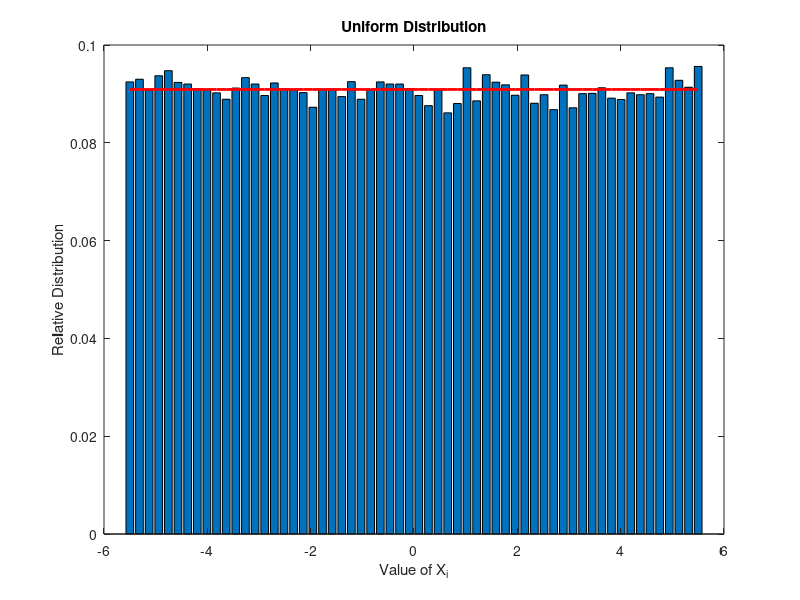
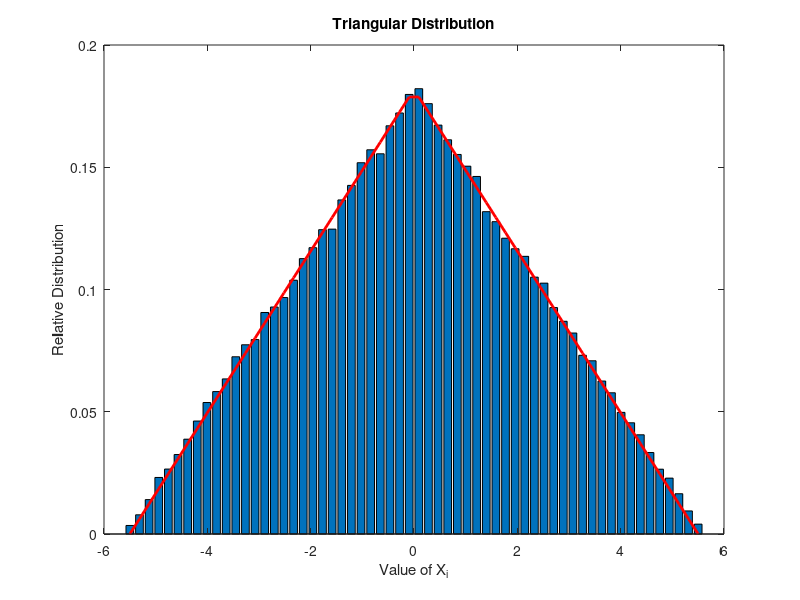
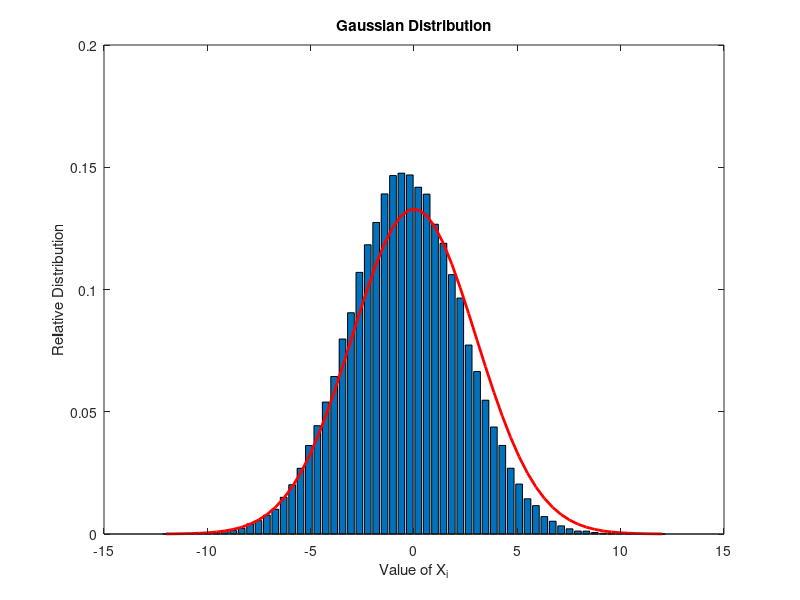
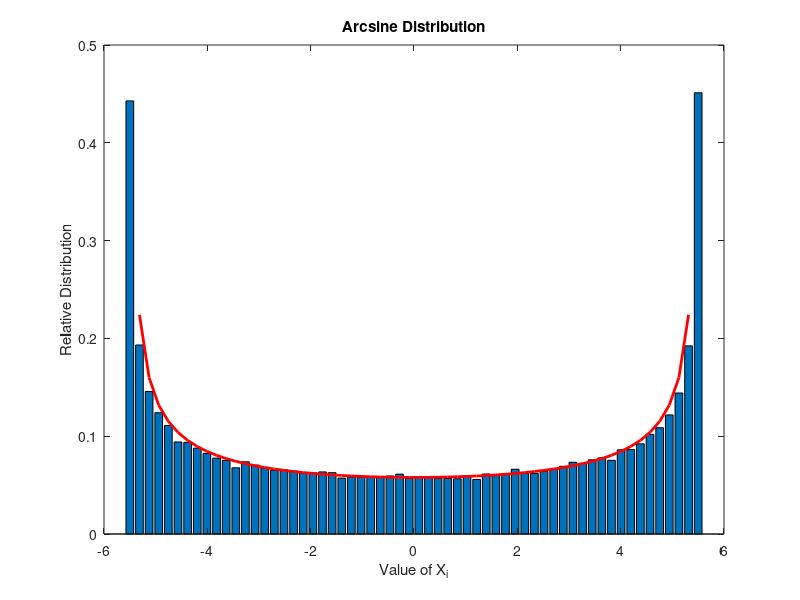

Write MATLAB code to recreate these figures, in order.
%*************************************************************************
% Joel M. Brigida
% STA4821-002: 
% Dr. Valentine Aalo
% Homework #4: Due August 1st, 2021
%*************************************************************************
clear;                      % clear saved variables
clc;                        % clear command window

% setup global variables:
Znum = [9 2 3 4 5 6 7 8];   % Z# stored as an array
b = mean(Znum);          	% b = sample interval size (not for gaussian)
var = max(Znum);            % sample variance = mean of Z#
sigma = sqrt(var);          % sample std dev for gaussian calculation

n = 100000;             	% n = number of random samples to generate
m = 60;                     % m = # of intervals for bar graph histogram

%*************************************************************************
%% Problem #1: Uniform Distribution

% Algorithm to generate random variable Q in interval (-b, b):
% X = (2 * b) * U - b
V1 = 2 * b * rand(1, n) - b;   	% rand creates 1 row, n column matrix
Y1 = hist(V1, m) / n;           % hist Y axis becomes relative frequency
X1 = linspace(-b, b, m);        % define X axis for histogram as array

% NOTES:
% 1) hist(Q, m) generates histogram w/ var Q plotted over 'm' intervals
% 2) hist(Q, m) / n changes Y axis to a percentile relative 
%   scale rather than a total count scale.
% 3) Y = hist(Q, m) / n stores numerical values only, not X values for 
%   plot, and Y is stored as an array / vector of length 'm'.
% 4) Defining X1 = linspace(-b , b, m) defines the X axis for the histogram
% as an array.

disp('Uniform Distribution Interval Probabilities:')
disp([X1',Y1']);              % display probabilities for each bin.

% Determine range of intervals for histogram:
x1a = find(-b / 8 <= X1 & X1 <= b / 8);             % Range #1
x2a = find(-b / 4 <= X1 & X1 <= b / 4);             %
x3a = find(-3 * b / 8 <= X1 & X1 <= 3 * b / 8);     %
x4a = find(-b / 2 <= X1 & X1 <= b / 2);             %
x5a = find(-5 * b / 8 <= X1 & X1 <= 5 * b / 8); 	%
x6a = find(-3 * b / 4 <= X1 & X1 <= 3 * b / 4);     %
x7a = find(-7 * b / 8 <= X1 & X1 <= 7 * b / 8);  	%
x8a = find(-b <= X1 & X1 <= b);                     % Range #8

% Determine probability in each range:
P1a = sum(Y1(x1a));
P2a = sum(Y1(x2a));
P3a = sum(Y1(x3a));
P4a = sum(Y1(x4a));
P5a = sum(Y1(x5a));
P6a = sum(Y1(x6a));
P7a = sum(Y1(x7a));
P8a = sum(Y1(x8a));
disp('Uniform Distribution Probabilities:')
disp([P1a,P2a,P3a,P4a,P5a,P6a,P7a,P8a])  % display interval probabilities

% Create And Plot Histogram:
figure(1)             	% 1st Histogram: Standard Uniform

Width = 2 * b / m;   	% 2b = width of plot, m = # of bins
Y1 = Y1 / Width;     	% normalize probability density (total area = 1)
bar(X1, Y1)           	% generate bar chart from -b to b w/ m intervals

hold on;                % add next entries to the same chart:

n1a = find(X1 <= 0);  	% determine negative x values
x1a = X1(n1a);

n2a = find(X1 > 0);   	% determine positive x values
x2a = X1(n2a);

fx1(n1a) = 1 / (2 * b);	% generate 1st half of Uniform chart
fx1(n2a) = 1 / (2 * b);	% generate 2nd half of Uniform chart

plot(X1, fx1, 'r', 'linewidth', 2)      % plot red line for PDF chart
title('Uniform Distribution')           % declare a title for the chart
ylabel('Relative Distribution')         % name y-axis
xlabel('Value of X_i')                  % name x-axis

%*************************************************************************
%% Problem #2: Triangular Distribution

% Algo to generate Random Variable: X = b(U_1 - U_2)
V3 = b * (rand(1, n) - rand(1, n)); % rand creates 1 row, n column matrix
Y3 = hist(V3, m) / n;           % hist Y axis becomes relative frequency
X3 = linspace(-b, b, m);    	% define X axis for histogram as array

disp('Triangular Interval Probabilities:')
disp([X3',Y3'])                 % display probabilities for each bin.

% Determine range of intervals for histogram:
x1c = find(-b / 8 <= X3 & X3 <= b / 8);             % Range #1
x2c = find(-b / 4 <= X3 & X3 <= b / 4);             %
x3c = find(-3 * b / 8 <= X3 & X3 <= 3 * b / 8); 	%
x4c = find(-b / 2 <= X3 & X3 <= b / 2);             %
x5c = find(-5 * b / 8 <= X3 & X3 <= 5 * b / 8); 	%
x6c = find(-3 * b / 4 <= X3 & X3 <= 3 * b / 4);  	%
x7c = find(-7 * b / 8 <= X3 & X3 <= 7 * b / 8); 	%
x8c = find(-b <= X3 & X3 <= b);                     % Range #8

% Determine probability in each range:
P1c = sum(Y3(x1c));
P2c = sum(Y3(x2c));
P3c = sum(Y3(x3c));
P4c = sum(Y3(x4c));
P5c = sum(Y3(x5c));
P6c = sum(Y3(x6c));
P7c = sum(Y3(x7c));
P8c = sum(Y3(x8c));

disp('Triangular Distribution Probabilities:')
disp([P1c,P2c,P3c,P4c,P5c,P6c,P7c,P8c])  % display interval probabilities

% Plot Histogram:
figure(2)                       % 2nd Histogram: Triangular Distribution
Y3 = Y3 / Width;                % normalize prob density (tot area = 1)
bar(X3, Y3)                     % bar chart from -b to b w/ m intervals

hold on;

n1c = find(X3 <= 0);                % determine negative x values
x1c = X3(n1c);
Plot3a = (x1c + b) / (b * b);       % negative PDF line

n2c = find(X3 > 0);                 % determine positive x values
x2c = X3(n2c);
Plot3b = (b - x2c) / (b * b);       % positive PDF line

fx3(n1c) = Plot3a;                  % generate 1st half of triangular PDF
fx3(n2c) = Plot3b;                  % generate 2nd half of triangular PDF
plot(X3, fx3, 'r', 'linewidth', 2)  % plot red triangular PDF line
title('Triangular Distribution')    % declare a title for the chart
ylabel('Relative Distribution')     % name y-axis
xlabel('Value of X_i')              % name x-axis

%*************************************************************************
%% Problem #3: Gaussian Distribution

% Algo to generate Random Variable: X = stddev * (Z)
V2 = sigma * randn(1, n);           % randn creates 1 row, n column matrix
Y2 = hist(V2, m) / n;               % hist Y axis becomes relative frequency

% define X axis for gaussian histogram as +/- 4 standard deviations:
X2 = linspace(-4 * sigma, 4 * sigma, m);

disp('Gaussian Distribution Interval Probabilities:')
disp([X2',Y2']);                    % display probabilities for each bin.

% Determine range of intervals for histogram:
x1b = find(-sigma / 2 <= X2 & X2 <= sigma / 2);        	% Range #1
x2b = find(-sigma <= X2 & X2 <= sigma);                 %
x3b = find(-3 * sigma / 2 <= X2 & X2 <= 3 * sigma / 2);	%
x4b = find(-2 * sigma <= X2 & X2 <= 2 * sigma);        	%
x5b = find(-5 * sigma / 2 <= X2 & X2 <= 5 * sigma / 2);	%
x6b = find(-3 * sigma <= X2 & X2 <= 3 * sigma);         %
x7b = find(-7 * sigma / 2 <= X2 & X2 <= 7 * sigma / 2);	%
x8b = find(-4 * sigma <= X2 & X2 <= 4 * sigma);         % Range #8

% Determine probability in each range:
P1b = sum(Y2(x1b));
P2b = sum(Y2(x2b));
P3b = sum(Y2(x3b));
P4b = sum(Y2(x4b));
P5b = sum(Y2(x5b));
P6b = sum(Y2(x6b));
P7b = sum(Y2(x7b));
P8b = sum(Y2(x8b));
disp('Gaussian Distribution Probabilities:')
disp([P1b,P2b,P3b,P4b,P5b,P6b,P7b,P8b])  % display interval probabilities

% Create And Plot Histogram:
figure(3)             	% 3nd Histogram: Gaussian Distribution

Width2 = 8 * sigma / m;	% 8 * sigma = width of plot, m = # of bins
Y2 = Y2 / Width2;     	% normalize probability density (total area = 1)
bar(X2, Y2)           	% bar chart from -4sigma to 4sigma w/ m intervals

hold on;                % add next entries to the same chart:

n1b = find(X2 <= 0);  	% determine negative x values
x1b = X2(n1b);
Plot2a = (1 / (sqrt(2 * pi * var))) * (exp(-((x1b .* x1b) / (2 * var))));

n2b = find(X2 > 0);   	% determine positive x values
x2b = X2(n2b);
Plot2b = (1 / (sqrt(2 * pi * var))) * (exp(-((x2b .* x2b) / (2 * var))));

fx2(n1b) = Plot2a;      % generate 1st half of Gaussian PDF line
fx2(n2b) = Plot2b;      % generate 2nd half of Gaussian PDF line

plot(X2, fx2, 'r', 'linewidth', 2)      % plot red line for PDF chart
title('Gaussian Distribution')       	% declare a title for the chart
ylabel('Relative Distribution')         % name y-axis
xlabel('Value of X_i')                  % name x-axis

%*************************************************************************
%% Problem #4: Arcsine Distribution

% Algo to generate Random Variable: X = b * sin(pi * (U - (1/2))

V4 = b * sin(pi * (rand(1, n) - 0.5));
Y4 = hist(V4, m) / n;         	% hist Y axis becomes relative frequency
X4 = linspace(-b, b, m);      	% define X axis for histogram as array

disp('Arcsine Interval Probabilities:')
disp([X4',Y4'])                 % display probabilities for each bin.

% Determine range of intervals for histogram:
x1d = find(-b / 8 <= X4 & X4 <= b / 8);             % Range #1
x2d = find(-b / 4 <= X4 & X4 <= b / 4);             %
x3d = find(-3 * b / 8 <= X4 & X4 <= 3 * b / 8);  	%
x4d = find(-b / 2 <= X4 & X4 <= b / 2);             %
x5d = find(-5 * b / 8 <= X4 & X4 <= 5 * b / 8);   	%
x6d = find(-3 * b / 4 <= X4 & X4 <= 3 * b / 4); 	%
x7d = find(-7 * b / 8 <= X4 & X4 <= 7 * b / 8);  	%
x8d = find(-b <= X4 & X4 <= b);                     % Range #8

% Determine probability in each range:
P1d = sum(Y4(x1d));
P2d = sum(Y4(x2d));
P3d = sum(Y4(x3d));
P4d = sum(Y4(x4d));
P5d = sum(Y4(x5d));
P6d = sum(Y4(x6d));
P7d = sum(Y4(x7d));
P8d = sum(Y4(x8d));

disp('Arcsine Distribution Probabilities:')
disp([P1d,P2d,P3d,P4d,P5d,P6d,P7d,P8d])  % display interval probabilities

% Plot Histogram:
figure(4)                       % 4th Histogram: Arcsine Distribution
Y4 = Y4 / Width;             	% normalize prob density (tot area = 1)
bar(X4, Y4)                     % bar chart from -b to b w/ m intervals

hold on;

n1d = find(X4 <= 0);          	% determine negative x values
x1d = X4(n1d);
Plot4a = 1 ./ (pi * sqrt((b * b) - (x1d .* x1d)));

n2d = find(X4 > 0);            	% determine positive x values
x2d = X4(n2d);
Plot4b = 1 ./ (pi * sqrt((b * b) - (x2d .* x2d)));

fx4(n1d) = Plot4a;
fx4(n2d) = Plot4b;
plot(X4, fx4, 'r', 'linewidth', 2)  % plot red triangular PDF line
title('Arcsine Distribution')       % declare a title for the chart
ylabel('Relative Distribution')     % name y-axis
xlabel('Value of X_i')              % name x-axis

%*************************************************************************